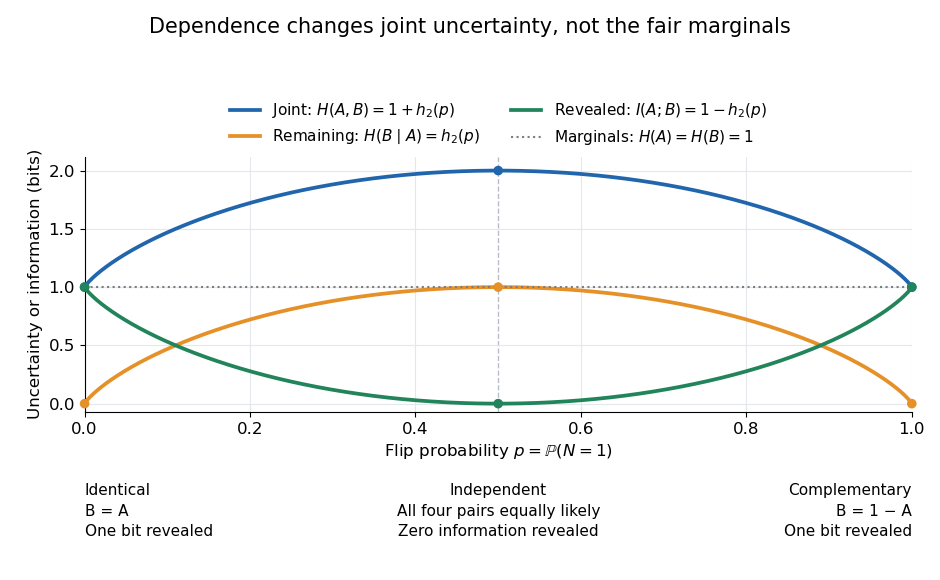

Python code for this plot:
"""Plot exact entropy and information curves for B = A xor N.

Tested with Python 3.14, matplotlib 3.10.7 and numpy 2.3.5.
Run from _media; the output is written to the current directory.
"""

from pathlib import Path

import matplotlib.pyplot as plt
import numpy as np


def main():
    p = np.linspace(0, 1, 1001)
    h = np.zeros_like(p)
    inner = (p > 0) & (p < 1)
    q = p[inner]
    h[inner] = -q * np.log2(q) - (1 - q) * np.log2(1 - q)
    plt.rcParams.update({"font.size": 12, "figure.facecolor": "white"})
    fig, ax = plt.subplots(figsize=(9.4, 5.8))
    fig.suptitle("Dependence changes joint uncertainty, not the fair marginals", fontsize=15, y=0.97)
    ax.plot(p, 1 + h, color="#2166ac", lw=2.7, label=r"Joint: $H(A,B)=1+h_2(p)$")
    ax.plot(p, h, color="#e69028", lw=2.7, label=r"Remaining: $H(B\mid A)=h_2(p)$")
    ax.plot(p, 1 - h, color="#21845b", lw=2.7, label=r"Revealed: $I(A;B)=1-h_2(p)$")
    ax.axhline(1, color="#777e86", linestyle=":", lw=1.5, label=r"Marginals: $H(A)=H(B)=1$")
    ax.axvline(0.5, color="#b9bec5", linestyle="--", lw=1, zorder=0)
    for x in [0, 0.5, 1]:
        entropy = 1 if x == 0.5 else 0
        ax.scatter([x] * 3, [1 + entropy, entropy, 1 - entropy], c=["#2166ac", "#e69028", "#21845b"], s=35, zorder=4, clip_on=False)
    ax.set(xlim=(0, 1), ylim=(-0.07, 2.12), xlabel=r"Flip probability $p=\mathbb{P}(N=1)$", ylabel="Uncertainty or information (bits)")
    ax.set_xticks(np.linspace(0, 1, 6))
    ax.set_yticks(np.linspace(0, 2, 5))
    ax.grid(color="#e4e7eb", lw=0.8)
    ax.spines[["top", "right"]].set_visible(False)
    ax.legend(loc="upper center", bbox_to_anchor=(0.5, 1.27), ncol=2, frameon=False, fontsize=11)
    for x, text, align in [(0, "Identical\nB = A\nOne bit revealed", "left"), (0.5, "Independent\nAll four pairs equally likely\nZero information revealed", "center"), (1, "Complementary\nB = 1 − A\nOne bit revealed", "right")]:
        ax.text(x, -0.28, text, ha=align, va="top", transform=ax.transAxes, fontsize=11, linespacing=1.45)
    fig.subplots_adjust(left=0.09, right=0.97, bottom=0.29, top=0.73)
    fig.savefig(Path.cwd() / (Path(__file__).stem + ".png"), dpi=100, facecolor="white", transparent=False)
    plt.close(fig)


if __name__ == "__main__":
    main()
